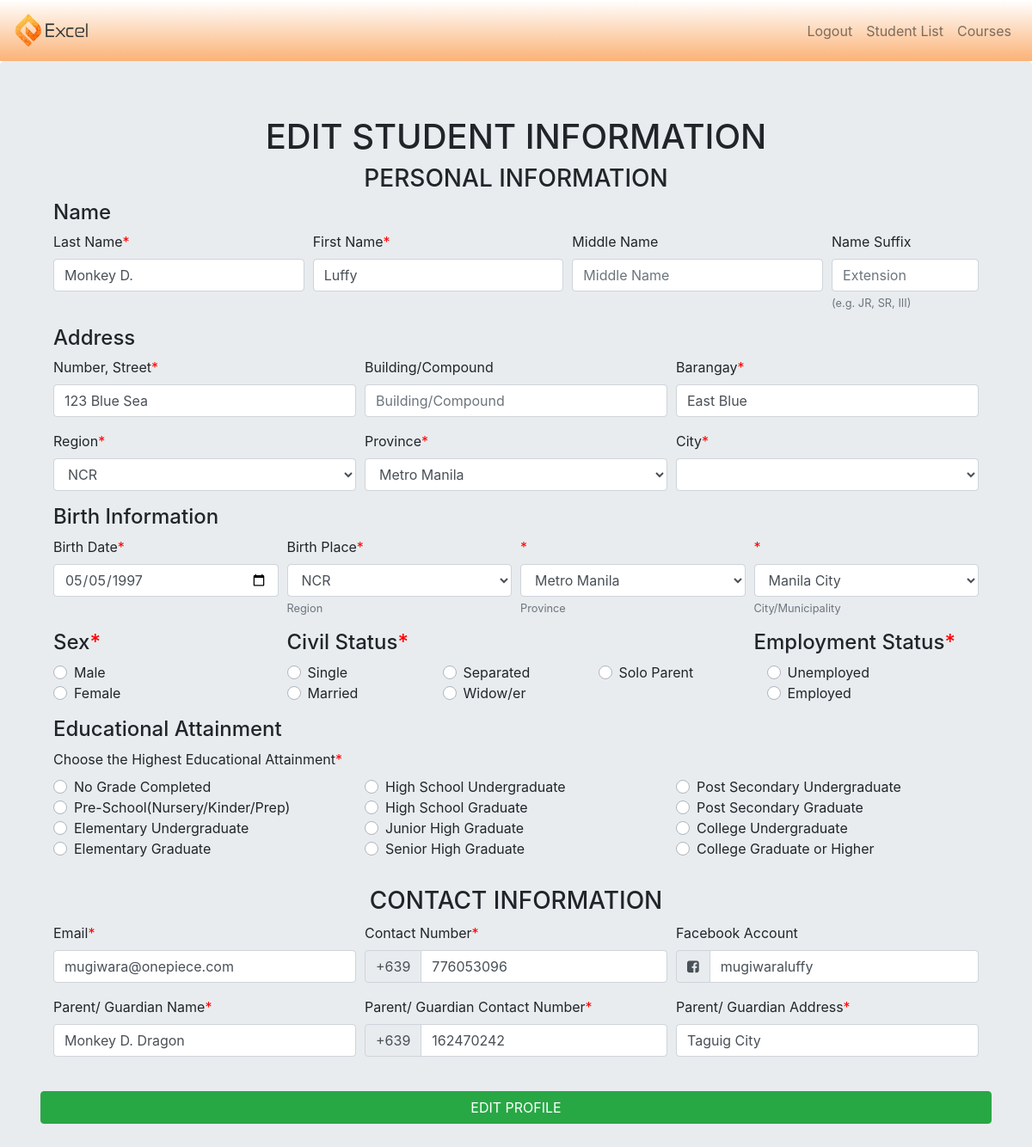
The app's page /enrollment/editstudent.php?id=2 with its own data.
### tables this page shows
CREATE TABLE `studentinfo` (
  `id` int(11) NOT NULL,
  `lastname` varchar(255) DEFAULT NULL,
  `firstname` varchar(255) DEFAULT NULL,
  `middlename` varchar(255) DEFAULT NULL,
  `extensionname` varchar(255) DEFAULT NULL,
  `birthday` date DEFAULT NULL,
  `bregi` varchar(255) DEFAULT NULL,
  `bprovi` varchar(255) DEFAULT NULL,
  `bcity` varchar(255) DEFAULT NULL,
  `sex` varchar(255) DEFAULT NULL,
  `civilstatus` varchar(255) DEFAULT NULL,
  `employmentstatus` varchar(255) DEFAULT NULL,
  `educattain` varchar(255) DEFAULT NULL,
  `addressnumstreet` varchar(255) DEFAULT NULL,
  `addressbldgcomp` varchar(255) DEFAULT NULL,
  `addressbrgy` varchar(255) DEFAULT NULL,
  `addressregion` varchar(255) DEFAULT NULL,
  `addressprovince` varchar(255) DEFAULT NULL,
  `addresscity` varchar(255) DEFAULT NULL,
  `emailadd` varchar(255) DEFAULT NULL,
  `contactnum` varchar(255) DEFAULT NULL,
  `fbuser` varchar(255) DEFAULT NULL,
  `parentname` varchar(255) DEFAULT NULL,
  `parentcontact` varchar(255) DEFAULT NULL,
  `parentadd` varchar(255) DEFAULT NULL,
  `datecreated` datetime NOT NULL DEFAULT current_timestamp()
);

### enrollment/editstudent.php (the view, shortened to what this page needs)
<?php require '../config/db.php'?>
<?php
$id = mysqli_real_escape_string($conn, $_GET['id']);
$query = 'SELECT * FROM studentinfo WHERE id = '.$id;
$cquery = 'SELECT * FROM city';
$result = mysqli_query($conn, $query);
$cres = mysqli_query($conn, $cquery);
$user = mysqli_fetch_assoc($result);
$cit = mysqli_fetch_all($cres, MYSQLI_ASSOC);
?>
<!DOCTYPE html>
<html>
<head>
	<?php require '../include/scriptsandlinks.php'?>
	<link rel="stylesheet" type="text/css" href="enrollment.css">
</head>
<body>
	<?php include '../include/staffheader.php' ?>
<div class="jumbotron">
	<h1 id="titles">EDIT STUDENT INFORMATION</h1>
<form method="POST">
	<div class="container">
		<h3 id=titles>PERSONAL INFORMATION</h3>
		<div class="container">
			<h4>Name</h4>
	  	<div class="form-row">
	    <div class="form-group col-md">
	    	<label>Last Name<span class="error">* </span></label>
	    	<input type="text" name="lname" class="form-control" placeholder="Last Name" value="<?php echo $user['lastname']; ?>" required>
	    </div>
	    <div class="form-group col-md">
	    	<label>First Name<span class="error">* </span></label>
	    	<input type="text" name="fname" class="form-control" placeholder="First Name" value="<?php echo $user['firstname']; ?>" required>
	    </div>
	    <div class="form-group col-md">
	    	<label>Middle Name</label>
	    	<input type="text" name="mname" class="form-control" placeholder="Middle Name" value="<?php echo $user['middlename']; ?>" >
	    </div>
	    <div class="form-group col-md-2">
	    	<label>Name Suffix</label>
	    	<input type="text" name="extname" class="form-control" placeholder="Extension" aria-describedby="psexa"  value="<?php echo $user['extensionname']; ?>" >
	    	<small id="psexa" class="form-text text-muted">(e.g. JR, SR, III)</small>
	    </div>
		</div>
		</div>
	  	<div class="container">
	  		<h4>Address</h4>
	  	<div class="form-row">
	    <div class="form-group col-md">
	    	<label>Number, Street<span class="error">* </span></label>
	    	<input type="text" name="numstrt" class="form-control" placeholder="Number, Street"  value="<?php echo $user['addressnumstreet']; ?>" required>
	    </div>
	    <div class="form-group col-md">
	    	<label>Building/Compound</label>
	    	<input type="text" name="bldgcmpd" class="form-control" placeholder="Building/Compound" value="<?php echo $user['addressbldgcomp']; ?>" >
	    </div>
	    <div class="form-group col-md">
	    	<label>Barangay<span class="error">* </span></label>
	    	<input type="text" name="brgy" class="form-control" placeholder="Barangay" value="<?php echo $user['addressbrgy']; ?>" required>
	    </div>
	    </div>
	    <div class="form-row">
	    <div class="form-group col-md">
	    	<label>Region<span class="error">* </span></label>
	    	<select id="regi" class="form-control" name="rgn" required>
	        <option value="<?php echo $user['addressregion']; ?>" selected><?php echo $user['addressregion']; ?></option>
	    	</select>
	    </div>
	    <div class="form-group col-md">
	    	<label>Province<span class="error">* </span></label>
	    	<select id="provi" class="form-control" name="prvnc" required>
	        <option value="<?php echo $user['addressprovince']; ?>" selected><?php echo $user['addressprovince']; ?></option>
	      </select>
	    </div>
	    <div class="form-group col-md">
	    	<label>City<span class="error">* </span></label>
	    	<select id="city" class="form-control" name="cty" required>
	        <option value="<?php echo $user['addressbldgcomp']; ?>" selected><?php echo $user['addressbldgcomp']; ?></option>
	        <?php foreach($cit as $city): ?>
	        <option value="<?php echo $city['city']?>"><?php echo $city['city']?></option>
	    	<?php endforeach;?>
	      </select>
	    </div>
		</div>
		</div>
		<div class="container">
			<h4>Birth Information</h4>
	  	<div class="form-row">
	    <div class="form-group col-md">
	    	<label>Birth Date<span class="error">* </span></label>
	    	<input type="date" name="bday" class="form-control" placeholder="Date of Birth" value="<?php echo $user['birthday']; ?>"  required>
	    </div>
	    <div class="form-group col-md">
	    	<label>Birth Place<span class="error">* </span></label>
	    	<select class="form-control" aria-describedby="brthr" name="bregi" required>
	        <option value="<?php echo $user['bregi']; ?>" selected><?php echo $user['bregi']; ?></option>
	    	</select>
	    	<small id="brthr" class="form-text text-muted">Region</small>
	    </div>
	    <div class="form-group col-md">
	    	<label><span class="error">* </span></label>
	    	<select class="form-control" aria-describedby="brthp" name="bprovi" required>
	        <option value="<?php echo $user['bprovi']; ?>" selected><?php echo $user['bprovi']; ?></option>
	    	</select>
	    	<small id="brthp" class="form-text text-muted">Province</small>
	    </div>
	    <div class="form-group col-md">
	    	<label><span class="error">* </span></label>
	    	<select class="form-control" aria-describedby="brthc" name="bcity" required>
	        <option value="<?php echo $user['bcity']; ?>" selected><?php echo $user['bcity']; ?></option>
	    	</select>
	    	<small id="brthc" class="form-text text-muted">City/Municipality</small>
		</div>
		</div>
		</div>
	  	<div class="container">
	  	<div class="form-row">
	  	<div class="col-md-3">
	    <div class="form-group">
	    	<h4>Sex<span class="error">* </span></h4>
	    	<div class="custom-control custom-radio">
		    	<label class="custom-control-label" for="sexm">Male</label>
		    </div>
		    <div class="custom-control custom-radio">
		    	<label class="custom-control-label" for="sexf">Female</label>
		    </div>
	    </div>
	    </div>
	    <div class="col-md-6">
	    	<h4>Civil Status<span class="error">* </span></h4>
	    <div class="form-row">
	    	<div class="col-md">
		    	<div class="custom-control custom-radio">
		    	<label class="custom-control-label" for="cvlrad1">Single</label>
		    	</div>
		    	<div class="custom-control custom-radio">
		    	<label class="custom-control-label" for="cvlrad2">Married</label>
		    	</div>
	    	</div>
	    	<div class="col-md">
	    		<div class="custom-control custom-radio">
		    	<label class="custom-control-label" for="cvlrad4">Separated</label>
		    	</div>
		    	<div class="custom-control custom-radio">
		    	<label class="custom-control-label" for="cvlrad3">Widow/er</label>
		    	</div>
	    	</div>
	    	<div class="col-md">
	    		<div class="custom-control custom-radio">
		    	<label class="custom-control-label" for="cvlrad5">Solo Parent</label>
		    	</div>
	    	</div>
	    </div>
	    </div>
	    <div class="col-md-3">
	  		<h4>Employment Status<span class="error">* </span></h4>
	    <div class="form-group col-md">
	    	<div class="custom-control custom-radio">
	    	<label class="custom-control-label" for="esrad1">Unemployed</label>
	    	</div>
	    	<div class="custom-control custom-radio">
	    	<label class="custom-control-label" for="esrad2">Employed</label>
	    	</div>
	    </div>
	    </div>
		</div>
	</div>
		<div class="container">
			<h4>Educational Attainment</h4>
	  	<div class="form-group">
	  	<label>Choose the Highest Educational Attainment<span class="error">* </span></label>
	    <div class="form-row">
	      <div class="form-group col-md">
	        <div class="custom-control custom-radio">
	          <label class="custom-control-label" for="edurad1">
	            No Grade Completed
	          </label>
	        </div>
	        <div class="custom-control custom-radio">
	          <label class="custom-control-label" for="edurad2">
	            Pre-School(Nursery/Kinder/Prep)
	          </label>
	        </div>
	        <div class="custom-control custom-radio">
	          <label class="custom-control-label" for="edurad3">
	            Elementary Undergraduate
	          </label>
	        </div>
	        <div class="custom-control custom-radio">
	          <label class="custom-control-label" for="edurad4">
	            Elementary Graduate
	          </label>
	        </div>
	    	</div>
	        <div class="form-group col-md">
	        <div class="custom-control custom-radio">
	          <label class="custom-control-label" for="edurad5">
	            High School Undergraduate
	          </label>
	        </div>
	        <div class="custom-control custom-radio">
	          <label class="custom-control-label" for="edurad6">
	            High School Graduate
	          </label>
	        </div>
	        <div class="custom-control custom-radio">
	          <label class="custom-control-label" for="edurad11">
	            Junior High Graduate
	          </label>
	        </div>
	        <div class="custom-control custom-radio">
	          <label class="custom-control-label" for="edurad12">
	            Senior High Graduate
	          </label>
	        </div>
	    	</div>
	    	<div class="form-group col-md">
	        <div class="custom-control custom-radio">
	          <label class="custom-control-label" for="edurad7">
	            Post Secondary Undergraduate
	          </label>
	        </div>
	        <div class="custom-control custom-radio">
	          <label class="custom-control-label" for="edurad8">
	            Post Secondary Graduate
	          </label>
	        </div>
	        <div class="custom-control custom-radio">
	          <label class="custom-control-label" for="edurad9">
	            College Undergraduate
	          </label>
	        </div>
	        <div class="custom-control custom-radio">
	          <label class="custom-control-label" for="edurad10">
	            College Graduate or Higher
	          </label>
	        </div>
	        </div>
	      </div>
	    </div>
	  	</div>
		</div>
	<div class="container">
		<h3 id=titles>CONTACT INFORMATION</h3>
		<div class="container">
		<div class="form-row">
		<div class="form-group col-md">
			<label>Email<span class="error">* </span></label>
			<input type="email" name="email" class="form-control" placeholder="sample@sample.com" value="<?php echo $user['emailadd']; ?>" required>
		</div>
		<div class="form-group col-md">
			<label>Contact Number<span class="error">* </span></label>
	      <div class="input-group">
	        <div class="input-group-prepend">
	          <div class="input-group-text">+639</div>
	        </div>
	        <input type="number" name="contnum" class="form-control" placeholder="XX-XXX-XXXX" value="<?php echo $user['contactnum']; ?>" required>
	      </div>
	    </div>
		<div class="form-group col-md">
			<label>Facebook Account</label>
	      <div class="input-group">
	        <div class="input-group-prepend">
	          <div class="input-group-text"><i class="fa fa-facebook-square"></i></div>
	        </div>
	        <input type="text" class="form-control" placeholder="Username" name="fb" value="<?php echo $user['fbuser']; ?>" >
	      </div>
	    </div>
		</div>
		<div class="form-row">
		<div class="form-group col-md">
			<label>Parent/ Guardian Name<span class="error">* </span></label>
	    	<input type="text" name="parname" class="form-control" placeholder="Full Name" value="<?php echo $user['parentname']; ?>"  required>
		</div>
		<div class="form-group col-md">
			<label>Parent/ Guardian Contact Number<span class="error">* </span></label>
	      <div class="input-group">
	        <div class="input-group-prepend">
	          <div class="input-group-text">+639</div>
	        </div>
	        <input type="number" name="parcntc" class="form-control" placeholder="XX-XXX-XXXX" value="<?php echo $user['parentcontact']; ?>" required>
	      </div>
	    </div>
		<div class="form-group col-md">
			<label>Parent/ Guardian Address<span class="error">* </span></label>
	    	<input type="text" name="paradd" class="form-control" placeholder="Address" value="<?php echo $user['parentadd']; ?>"  required>
		</div>
		</div>
		</div>
	</div>
	<br>
	<div class="container">
	<div class="form-group">
		<button type="submit" name="submit" class="btn btn-success btn-block">EDIT PROFILE</button>
	</div>
	</div>
</form>
</div>
</body>
</html>

### enrollment/enrollment.css (style rules this page uses)
.error { color: #FF0000; }
#titles { text-align: center; }

### records on screen
studentinfo: lname "Monkey D.", fname "Luffy", numstrt "123 Blue Sea", brgy "East Blue", rgn "NCR", prvnc "Metro Manila", bday "05/05/1997", bregi "NCR", bprovi "Metro Manila", bcity "Manila City", email "mugiwara@onepiece.com", contnum "776053096", fb "mugiwaraluffy", parname "Monkey D. Dragon", parcntc "162470242", paradd "Taguig City"
